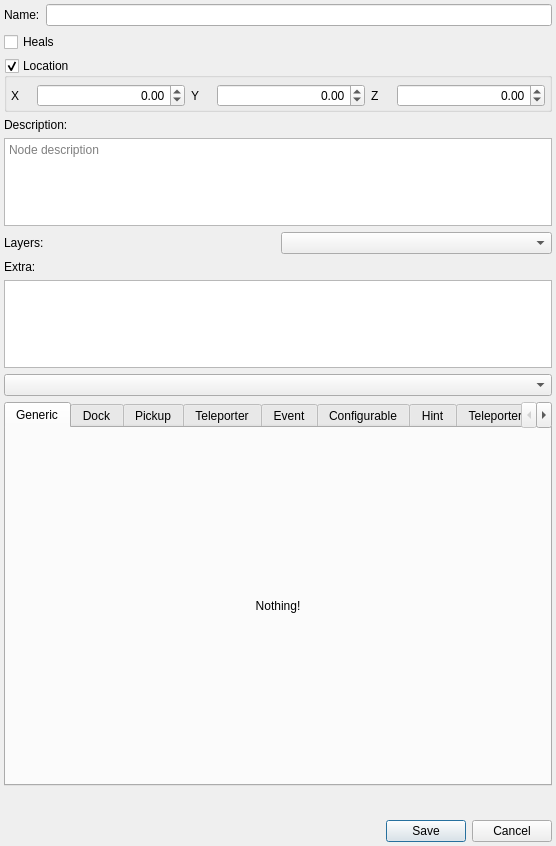
<?xml version="1.0" encoding="UTF-8"?>
<ui version="4.0">
 <class>NodeDetailsPopup</class>
 <widget class="QDialog" name="NodeDetailsPopup">
  <property name="geometry">
   <rect>
    <x>0</x>
    <y>0</y>
    <width>556</width>
    <height>846</height>
   </rect>
  </property>
  <property name="sizePolicy">
   <sizepolicy hsizetype="Preferred" vsizetype="Fixed">
    <horstretch>0</horstretch>
    <verstretch>0</verstretch>
   </sizepolicy>
  </property>
  <property name="maximumSize">
   <size>
    <width>16777215</width>
    <height>16777215</height>
   </size>
  </property>
  <property name="windowTitle">
   <string>Item Configuration</string>
  </property>
  <layout class="QVBoxLayout" name="main_layout">
   <property name="leftMargin">
    <number>4</number>
   </property>
   <property name="topMargin">
    <number>4</number>
   </property>
   <property name="rightMargin">
    <number>4</number>
   </property>
   <property name="bottomMargin">
    <number>4</number>
   </property>
   <item>
    <layout class="QHBoxLayout" name="name_layout">
     <item>
      <widget class="QLabel" name="name_label">
       <property name="sizePolicy">
        <sizepolicy hsizetype="Preferred" vsizetype="Fixed">
         <horstretch>0</horstretch>
         <verstretch>0</verstretch>
        </sizepolicy>
       </property>
       <property name="text">
        <string>Name:</string>
       </property>
      </widget>
     </item>
     <item>
      <widget class="QLineEdit" name="name_edit"/>
     </item>
    </layout>
   </item>
   <item>
    <widget class="QCheckBox" name="heals_check">
     <property name="text">
      <string>Heals</string>
     </property>
    </widget>
   </item>
   <item>
    <widget class="QGroupBox" name="location_group">
     <property name="title">
      <string>Location</string>
     </property>
     <property name="checkable">
      <bool>true</bool>
     </property>
     <property name="checked">
      <bool>true</bool>
     </property>
     <layout class="QHBoxLayout" name="location_layout">
      <property name="leftMargin">
       <number>4</number>
      </property>
      <property name="topMargin">
       <number>6</number>
      </property>
      <property name="rightMargin">
       <number>4</number>
      </property>
      <property name="bottomMargin">
       <number>2</number>
      </property>
      <item>
       <widget class="QLabel" name="location_x_label">
        <property name="sizePolicy">
         <sizepolicy hsizetype="Fixed" vsizetype="Preferred">
          <horstretch>0</horstretch>
          <verstretch>0</verstretch>
         </sizepolicy>
        </property>
        <property name="minimumSize">
         <size>
          <width>20</width>
          <height>0</height>
         </size>
        </property>
        <property name="text">
         <string>X</string>
        </property>
       </widget>
      </item>
      <item>
       <widget class="QDoubleSpinBox" name="location_x_spin">
        <property name="alignment">
         <set>Qt::AlignRight|Qt::AlignTrailing|Qt::AlignVCenter</set>
        </property>
        <property name="minimum">
         <double>-99999.990000000005239</double>
        </property>
        <property name="maximum">
         <double>99999.990000000005239</double>
        </property>
       </widget>
      </item>
      <item>
       <widget class="QLabel" name="location_y_label">
        <property name="sizePolicy">
         <sizepolicy hsizetype="Fixed" vsizetype="Preferred">
          <horstretch>0</horstretch>
          <verstretch>0</verstretch>
         </sizepolicy>
        </property>
        <property name="minimumSize">
         <size>
          <width>20</width>
          <height>0</height>
         </size>
        </property>
        <property name="text">
         <string>Y</string>
        </property>
       </widget>
      </item>
      <item>
       <widget class="QDoubleSpinBox" name="location_y_spin">
        <property name="alignment">
         <set>Qt::AlignRight|Qt::AlignTrailing|Qt::AlignVCenter</set>
        </property>
        <property name="minimum">
         <double>-99999.990000000005239</double>
        </property>
        <property name="maximum">
         <double>99999.990000000005239</double>
        </property>
       </widget>
      </item>
      <item>
       <widget class="QLabel" name="location_z_label">
        <property name="sizePolicy">
         <sizepolicy hsizetype="Fixed" vsizetype="Preferred">
          <horstretch>0</horstretch>
          <verstretch>0</verstretch>
         </sizepolicy>
        </property>
        <property name="minimumSize">
         <size>
          <width>20</width>
          <height>0</height>
         </size>
        </property>
        <property name="text">
         <string>Z</string>
        </property>
       </widget>
      </item>
      <item>
       <widget class="QDoubleSpinBox" name="location_z_spin">
        <property name="alignment">
         <set>Qt::AlignRight|Qt::AlignTrailing|Qt::AlignVCenter</set>
        </property>
        <property name="minimum">
         <double>-99999.990000000005239</double>
        </property>
        <property name="maximum">
         <double>99999.990000000005239</double>
        </property>
       </widget>
      </item>
     </layout>
    </widget>
   </item>
   <item>
    <widget class="QLabel" name="description_label">
     <property name="text">
      <string>Description:</string>
     </property>
    </widget>
   </item>
   <item>
    <widget class="QTextEdit" name="description_edit">
     <property name="maximumSize">
      <size>
       <width>16777215</width>
       <height>100</height>
      </size>
     </property>
     <property name="placeholderText">
      <string>Node description</string>
     </property>
    </widget>
   </item>
   <item>
    <layout class="QHBoxLayout" name="layers_layout">
     <item>
      <widget class="QLabel" name="layers_label">
       <property name="text">
        <string>Layers:</string>
       </property>
      </widget>
     </item>
     <item>
      <widget class="QComboBox" name="layers_combo"/>
     </item>
    </layout>
   </item>
   <item>
    <widget class="QLabel" name="extra_label">
     <property name="text">
      <string>Extra:</string>
     </property>
    </widget>
   </item>
   <item>
    <widget class="QPlainTextEdit" name="extra_edit">
     <property name="maximumSize">
      <size>
       <width>16777215</width>
       <height>100</height>
      </size>
     </property>
    </widget>
   </item>
   <item>
    <widget class="QComboBox" name="node_type_combo">
    </widget>
   </item>
   <item>
    <widget class="QTabWidget" name="tab_widget">
     <property name="currentIndex">
      <number>0</number>
     </property>
     <widget class="QWidget" name="tab_generic">
      <attribute name="title">
       <string>Generic</string>
      </attribute>
      <layout class="QHBoxLayout" name="generic_layout">
       <item>
        <widget class="QLabel" name="label">
         <property name="text">
          <string>Nothing!</string>
         </property>
         <property name="alignment">
          <set>Qt::AlignCenter</set>
         </property>
        </widget>
       </item>
      </layout>
     </widget>
     <widget class="QWidget" name="tab_dock">
      <attribute name="title">
       <string>Dock</string>
      </attribute>
      <layout class="QGridLayout" name="dock_layout">
       <property name="leftMargin">
        <number>2</number>
       </property>
       <property name="topMargin">
        <number>2</number>
       </property>
       <property name="rightMargin">
        <number>2</number>
       </property>
       <property name="bottomMargin">
        <number>2</number>
       </property>
       <item row="0" column="0" colspan="2">
        <widget class="QGroupBox" name="dock_connection_group">
         <property name="title">
          <string>Dock Connection</string>
         </property>
         <layout class="QHBoxLayout" name="dock_connection_layout">
          <property name="leftMargin">
           <number>2</number>
          </property>
          <property name="topMargin">
           <number>4</number>
          </property>
          <property name="rightMargin">
           <number>2</number>
          </property>
          <property name="bottomMargin">
           <number>2</number>
          </property>
          <item>
           <widget class="QComboBox" name="dock_connection_region_combo"/>
          </item>
          <item>
           <widget class="QComboBox" name="dock_connection_area_combo"/>
          </item>
          <item>
           <widget class="QComboBox" name="dock_connection_node_combo"/>
          </item>
         </layout>
        </widget>
       </item>
       <item row="2" column="0" rowspan="3">
        <widget class="QGroupBox" name="dock_incompatible_box">
         <property name="title">
          <string>Incompatible Weaknesses for Dock Lock rando</string>
         </property>
         <layout class="QVBoxLayout" name="dock_incompatible_layout">
          <property name="leftMargin">
           <number>2</number>
          </property>
          <property name="topMargin">
           <number>2</number>
          </property>
          <property name="rightMargin">
           <number>2</number>
          </property>
          <property name="bottomMargin">
           <number>2</number>
          </property>
          <item>
           <widget class="QListView" name="dock_incompatible_list"/>
          </item>
          <item>
           <widget class="QPushButton" name="dock_incompatible_button">
            <property name="text">
             <string>Remove Selected</string>
            </property>
           </widget>
          </item>
         </layout>
        </widget>
       </item>
       <item row="1" column="0" colspan="2">
        <widget class="QGroupBox" name="groupBox">
         <property name="title">
          <string>Dock Type and Weakness</string>
         </property>
         <layout class="QHBoxLayout" name="horizontalLayout">
          <property name="leftMargin">
           <number>2</number>
          </property>
          <property name="topMargin">
           <number>4</number>
          </property>
          <property name="rightMargin">
           <number>2</number>
          </property>
          <property name="bottomMargin">
           <number>2</number>
          </property>
          <item>
           <widget class="QComboBox" name="dock_type_combo">
            <item>
             <property name="text">
              <string>Door</string>
             </property>
            </item>
            <item>
             <property name="text">
              <string>Morph Ball Door</string>
             </property>
            </item>
            <item>
             <property name="text">
              <string>Other</string>
             </property>
            </item>
            <item>
             <property name="text">
              <string>Portal</string>
             </property>
            </item>
           </widget>
          </item>
          <item>
           <widget class="QComboBox" name="dock_weakness_combo"/>
          </item>
         </layout>
        </widget>
       </item>
       <item row="2" column="1">
        <widget class="QPushButton" name="dock_update_name_button">
         <property name="text">
          <string>Update node name</string>
         </property>
        </widget>
       </item>
       <item row="4" column="1">
        <spacer name="verticalSpacer">
         <property name="orientation">
          <enum>Qt::Vertical</enum>
         </property>
         <property name="sizeHint" stdset="0">
          <size>
           <width>20</width>
           <height>40</height>
          </size>
         </property>
        </spacer>
       </item>
       <item row="3" column="1">
        <widget class="QCheckBox" name="dock_exclude_lock_rando_check">
         <property name="text">
          <string>Exclude from Dock Lock rando</string>
         </property>
        </widget>
       </item>
      </layout>
     </widget>
     <widget class="QWidget" name="tab_pickup">
      <attribute name="title">
       <string>Pickup</string>
      </attribute>
      <layout class="QGridLayout" name="pickup_layout">
       <property name="leftMargin">
        <number>2</number>
       </property>
       <property name="topMargin">
        <number>2</number>
       </property>
       <property name="rightMargin">
        <number>2</number>
       </property>
       <property name="bottomMargin">
        <number>2</number>
       </property>
       <item row="1" column="0">
        <widget class="QLabel" name="location_category_label">
         <property name="text">
          <string>Location Category:</string>
         </property>
        </widget>
       </item>
       <item row="2" column="0">
        <spacer name="verticalSpacer_2">
         <property name="orientation">
          <enum>Qt::Vertical</enum>
         </property>
         <property name="sizeHint" stdset="0">
          <size>
           <width>20</width>
           <height>40</height>
          </size>
         </property>
        </spacer>
       </item>
       <item row="0" column="0">
        <widget class="QLabel" name="pickup_index_label">
         <property name="text">
          <string>Pickup Index:</string>
         </property>
        </widget>
       </item>
       <item row="0" column="1">
        <widget class="QSpinBox" name="pickup_index_spin">
         <property name="maximum">
          <number>999</number>
         </property>
        </widget>
       </item>
       <item row="0" column="2">
        <widget class="QPushButton" name="pickup_index_button">
         <property name="text">
          <string>Find free index</string>
         </property>
        </widget>
       </item>
       <item row="1" column="1" colspan="2">
        <widget class="QComboBox" name="location_category_combo"/>
       </item>
      </layout>
     </widget>
     <widget class="QWidget" name="tab_teleporter">
      <attribute name="title">
       <string>Teleporter</string>
      </attribute>
      <layout class="QGridLayout" name="teleporter_layout">
       <property name="leftMargin">
        <number>2</number>
       </property>
       <property name="topMargin">
        <number>2</number>
       </property>
       <property name="rightMargin">
        <number>2</number>
       </property>
       <property name="bottomMargin">
        <number>2</number>
       </property>
       <item row="1" column="1">
        <widget class="QCheckBox" name="teleporter_vanilla_name_edit">
         <property name="text">
          <string>Keep name when vanilla?</string>
         </property>
        </widget>
       </item>
       <item row="2" column="0">
        <spacer name="verticalSpacer_3">
         <property name="orientation">
          <enum>Qt::Vertical</enum>
         </property>
         <property name="sizeHint" stdset="0">
          <size>
           <width>20</width>
           <height>40</height>
          </size>
         </property>
        </spacer>
       </item>
       <item row="1" column="0">
        <widget class="QCheckBox" name="teleporter_editable_check">
         <property name="text">
          <string>Randomizable?</string>
         </property>
        </widget>
       </item>
       <item row="0" column="0" colspan="2">
        <widget class="QGroupBox" name="teleporter_destination_group">
         <property name="sizePolicy">
          <sizepolicy hsizetype="Preferred" vsizetype="Fixed">
           <horstretch>0</horstretch>
           <verstretch>0</verstretch>
          </sizepolicy>
         </property>
         <property name="title">
          <string>Region/Area Selection</string>
         </property>
         <layout class="QHBoxLayout" name="teleporter_destination_layout">
          <property name="leftMargin">
           <number>2</number>
          </property>
          <property name="topMargin">
           <number>2</number>
          </property>
          <property name="rightMargin">
           <number>2</number>
          </property>
          <property name="bottomMargin">
           <number>2</number>
          </property>
          <item>
           <widget class="QComboBox" name="teleporter_destination_region_combo"/>
          </item>
          <item>
           <widget class="QComboBox" name="teleporter_destination_area_combo"/>
          </item>
         </layout>
        </widget>
       </item>
      </layout>
     </widget>
     <widget class="QWidget" name="tab_event">
      <attribute name="title">
       <string>Event</string>
      </attribute>
      <layout class="QGridLayout" name="event_layout">
       <property name="leftMargin">
        <number>2</number>
       </property>
       <property name="topMargin">
        <number>2</number>
       </property>
       <property name="rightMargin">
        <number>2</number>
       </property>
       <property name="bottomMargin">
        <number>2</number>
       </property>
       <item row="0" column="0">
        <widget class="QLabel" name="event_resource_label">
         <property name="text">
          <string>Event:</string>
         </property>
        </widget>
       </item>
       <item row="0" column="1">
        <widget class="QComboBox" name="event_resource_combo"/>
       </item>
       <item row="1" column="0">
        <spacer name="verticalSpacer_4">
         <property name="orientation">
          <enum>Qt::Vertical</enum>
         </property>
         <property name="sizeHint" stdset="0">
          <size>
           <width>20</width>
           <height>40</height>
          </size>
         </property>
        </spacer>
       </item>
      </layout>
     </widget>
     <widget class="QWidget" name="tab_configurable">
      <attribute name="title">
       <string>Configurable</string>
      </attribute>
      <layout class="QGridLayout" name="translator_gate_layout">
       <property name="leftMargin">
        <number>2</number>
       </property>
       <property name="topMargin">
        <number>2</number>
       </property>
       <property name="rightMargin">
        <number>2</number>
       </property>
       <property name="bottomMargin">
        <number>2</number>
       </property>
       <item row="0" column="0">
        <spacer name="verticalSpacer_5">
         <property name="orientation">
          <enum>Qt::Vertical</enum>
         </property>
         <property name="sizeHint" stdset="0">
          <size>
           <width>20</width>
           <height>40</height>
          </size>
         </property>
        </spacer>
       </item>
      </layout>
     </widget>
     <widget class="QWidget" name="tab_hint">
      <attribute name="title">
       <string>Hint</string>
      </attribute>
      <layout class="QGridLayout" name="hint_layout">
       <item row="1" column="0" colspan="2">
        <widget class="QPushButton" name="hint_requirement_to_collect_button">
         <property name="text">
          <string>Edit requirement to collect</string>
         </property>
        </widget>
       </item>
       <item row="2" column="0" colspan="2">
        <widget class="QGroupBox" name="hint_requirement_to_collect_group">
         <property name="title">
          <string/>
         </property>
         <layout class="QGridLayout" name="hint_requirement_to_collect_layout">
          <property name="leftMargin">
           <number>2</number>
          </property>
          <property name="topMargin">
           <number>2</number>
          </property>
          <property name="rightMargin">
           <number>2</number>
          </property>
          <property name="bottomMargin">
           <number>2</number>
          </property>
          <property name="spacing">
           <number>2</number>
          </property>
         </layout>
        </widget>
       </item>
       <item row="0" column="0">
        <widget class="QLabel" name="hint_kind_label">
         <property name="text">
          <string>Kind</string>
         </property>
        </widget>
       </item>
       <item row="0" column="1">
        <widget class="QComboBox" name="hint_kind_combo"/>
       </item>
      </layout>
     </widget>
     <widget class="QWidget" name="tab_teleporter_network">
      <attribute name="title">
       <string>Teleporter Network</string>
      </attribute>
      <layout class="QGridLayout" name="teleporter_network_layout">
       <property name="leftMargin">
        <number>2</number>
       </property>
       <property name="topMargin">
        <number>2</number>
       </property>
       <property name="rightMargin">
        <number>2</number>
       </property>
       <property name="bottomMargin">
        <number>2</number>
       </property>
       <item row="3" column="0" colspan="2">
        <widget class="QPushButton" name="teleporter_network_unlocked_button">
         <property name="text">
          <string>Edit unlocked by</string>
         </property>
        </widget>
       </item>
       <item row="0" column="1">
        <widget class="QLineEdit" name="teleporter_network_edit"/>
       </item>
       <item row="4" column="0" colspan="2">
        <widget class="QGroupBox" name="teleporter_network_unlocked_group">
         <property name="title">
          <string/>
         </property>
         <layout class="QGridLayout" name="teleporter_network_unlocked_layout">
          <property name="leftMargin">
           <number>2</number>
          </property>
          <property name="topMargin">
           <number>2</number>
          </property>
          <property name="rightMargin">
           <number>2</number>
          </property>
          <property name="bottomMargin">
           <number>2</number>
          </property>
          <property name="spacing">
           <number>2</number>
          </property>
         </layout>
        </widget>
       </item>
       <item row="0" column="0">
        <widget class="QLabel" name="teleporter_network_label">
         <property name="text">
          <string>Network name</string>
         </property>
        </widget>
       </item>
       <item row="6" column="0" colspan="2">
        <widget class="QGroupBox" name="teleporter_network_activate_group">
         <property name="title">
          <string/>
         </property>
         <layout class="QGridLayout" name="teleporter_network_activate_layout">
          <property name="leftMargin">
           <number>2</number>
          </property>
          <property name="topMargin">
           <number>2</number>
          </property>
          <property name="rightMargin">
           <number>2</number>
          </property>
          <property name="bottomMargin">
           <number>2</number>
          </property>
          <property name="spacing">
           <number>2</number>
          </property>
         </layout>
        </widget>
       </item>
       <item row="5" column="0" colspan="2">
        <widget class="QPushButton" name="teleporter_network_activate_button">
         <property name="text">
          <string>Edit requirement to activate</string>
         </property>
        </widget>
       </item>
      </layout>
     </widget>
     <widget class="QWidget" name="tab_remote_activation">
      <attribute name="title">
       <string>Remote Activation</string>
      </attribute>
      <layout class="QVBoxLayout" name="verticalLayout">
       <property name="leftMargin">
        <number>2</number>
       </property>
       <property name="topMargin">
        <number>2</number>
       </property>
       <property name="rightMargin">
        <number>2</number>
       </property>
       <property name="bottomMargin">
        <number>2</number>
       </property>
       <item>
        <widget class="QGroupBox" name="remote_activation_group">
         <property name="title">
          <string>Remote Node</string>
         </property>
         <layout class="QHBoxLayout" name="remote_activation_layout">
          <property name="leftMargin">
           <number>2</number>
          </property>
          <property name="topMargin">
           <number>4</number>
          </property>
          <property name="rightMargin">
           <number>2</number>
          </property>
          <property name="bottomMargin">
           <number>2</number>
          </property>
          <item>
           <widget class="QComboBox" name="remote_activation_region_combo"/>
          </item>
          <item>
           <widget class="QComboBox" name="remote_activation_area_combo"/>
          </item>
          <item>
           <widget class="QComboBox" name="remote_activation_node_combo"/>
          </item>
         </layout>
        </widget>
       </item>
       <item>
        <spacer name="verticalSpacer_8">
         <property name="orientation">
          <enum>Qt::Vertical</enum>
         </property>
         <property name="sizeHint" stdset="0">
          <size>
           <width>20</width>
           <height>40</height>
          </size>
         </property>
        </spacer>
       </item>
      </layout>
     </widget>
    </widget>
   </item>
   <item>
    <spacer name="verticalSpacer_7">
     <property name="orientation">
      <enum>Qt::Vertical</enum>
     </property>
     <property name="sizeHint" stdset="0">
      <size>
       <width>20</width>
       <height>40</height>
      </size>
     </property>
    </spacer>
   </item>
   <item>
    <widget class="QDialogButtonBox" name="button_box">
     <property name="standardButtons">
      <set>QDialogButtonBox::Cancel|QDialogButtonBox::Save</set>
     </property>
    </widget>
   </item>
  </layout>
 </widget>
 <layoutdefault spacing="6" margin="11"/>
 <resources/>
 <connections/>
</ui>
